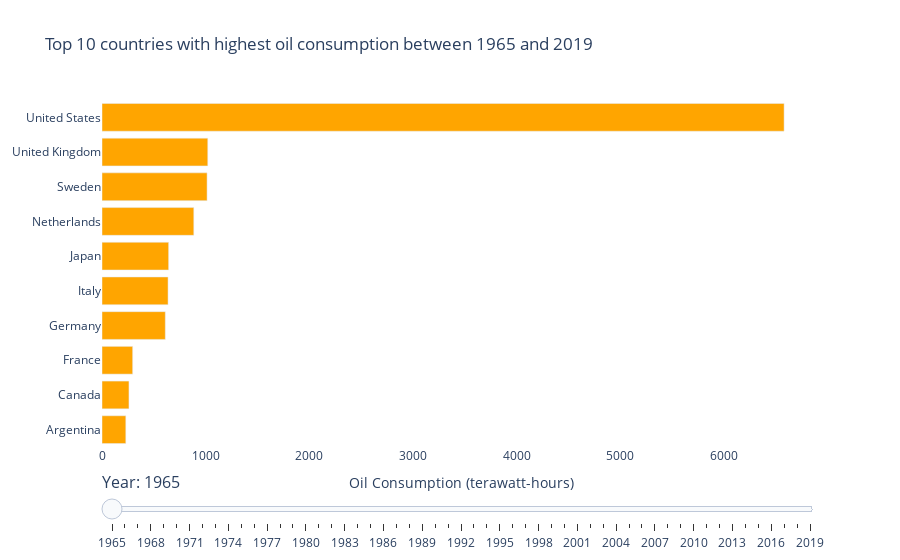

Notebook source saved alongside this figure:
### Code cell
def fig_oil_consu_slider():
    # Define the figure object
    fig_oil_consu_slider = go.Figure()

    # Loop through each unique year in the dataset and create a trace for each year
    for year in oil_consumption_countries['year'].unique():
        # Filter the dataframe to only include data for the current year
        data_for_year = oil_consumption_countries[oil_consumption_countries['year'] == year]

        # Sort the data by oil consumption in descending order and select the top 10 countries
        top_10_countries = data_for_year.sort_values(by='oil_consumption', ascending=True).tail(10)

        # Create a horizontal bar trace for the top 10 countries for the current year and add it to the figure
        fig_oil_consu_slider.add_trace(dict(type='bar',
                                            x=top_10_countries['oil_consumption'],
                                            y=top_10_countries['country'].sort_values(ascending=True),
                                            orientation='h',
                                            showlegend=False,
                                            visible=False,
                                            marker=dict(color='orange'),
                                            hovertemplate='<b>%{y}</b> <br><b>Oil Consumption:</b> %{x:.1f}',
                                            name=''
                                            )
                                       )

    # First seen trace
    fig_oil_consu_slider.data[0].visible = True

    # Create a slider step for each year
    steps = []
    for i, year in enumerate(oil_consumption_countries['year'].unique()):
        visible_traces = [False] * len(oil_consumption_countries['year'].unique())
        visible_traces[i] = True
        step = dict(
            label=str(year),
            method="update",
            args=[{"visible": visible_traces},
                  {"title": "Top 10 countries with highest oil consumption in " + str(year)},
                  {"yaxis": {"range": [0, 10]}}], # Set the y-axis range to display only the top 10 countries
        )
        steps.append(step)

    # Add slider to the layout
    sliders = [dict(
        active=0,
        steps=steps,
        currentvalue={"prefix": "Year: ", "font": {"size": 16}},
        len=1.0
    )]

    # Set the layout
    layout = dict(title=dict(text='Top 10 countries with highest oil consumption between 1965 and 2019'),
                  xaxis=dict(title='Oil Consumption (terawatt-hours)'),
                  sliders=sliders,
                  plot_bgcolor='white'
                  )

    # Add the layout to the figure
    fig_oil_consu_slider.update_layout(layout)

    return fig_oil_consu_slider


fig_oil_consu_slider()
